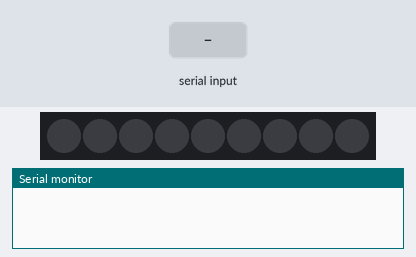
A program run on a simulated ESP32. On the bench: 9 RGB LEDs in strip order, left to right, the last lines printed to the serial monitor. The inputs (shaded band) are chosen by the test bench. Dim RGB values are drawn brighter than linear.

Above: at 1.2 s.
1.3 s: "Q" received over Serial
At 2.5 s:
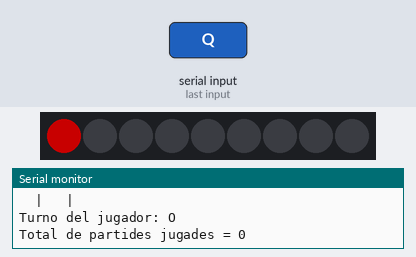
2.8 s: "W" received over Serial
At 3.9 s:
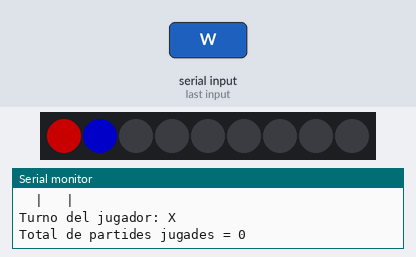
4.3 s: "E" received over Serial
At 5.0 s:
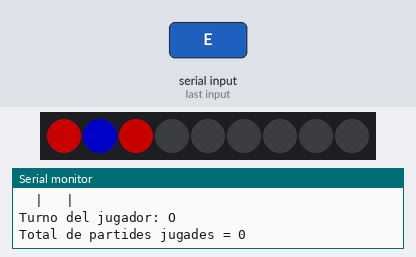
5.8 s: "A" received over Serial
At 6.2 s:
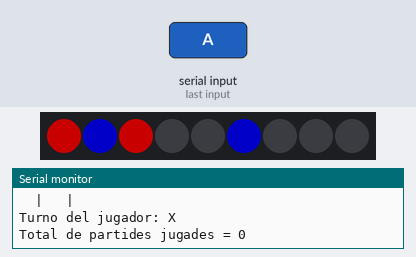
7.3 s: "S" received over Serial
At 8.5 s:
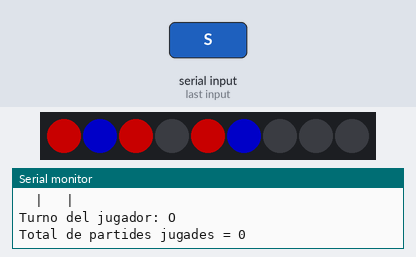
Timing chart, 0 to 9.8 s (numbered marks = the images above; inputs shaded):
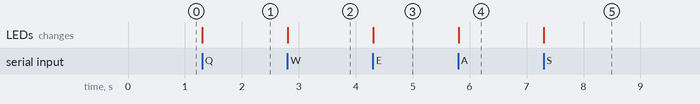

The program:

main.cpp
```cpp
#include <Arduino.h>
#include <FastLED.h>

#define DATA_PIN 5         // Pin de conexión de los LEDs
#define NUM_LEDS 9         // Número total de LEDs en la cadena

bool hayGanador();
void mostrarTablero();
int mirar_led(int fila, int columna);
void Tablero_terminal(char jugador);

static int totalpartides = 0;


CRGB leds[NUM_LEDS];

// Matriz para el tablero
char tablero[3][3] = {
	{' ', ' ', ' '},
	{' ', ' ', ' '},
	{' ', ' ', ' '}
};

// Variables para el estado del juego
bool juegoTerminado = false;
char jugadorActual = 'X';

void setup() {
	// Inicialización de los LED Neopixel
	FastLED.addLeds<WS2812B, DATA_PIN, GRB>(leds, NUM_LEDS);
	FastLED.setBrightness(100);  // Ajusta el brillo de los LED Neopixel


	// Mostrar el tablero vacío al inicio
	mostrarTablero();
	Serial.begin(115200);  // Inicializar la comunicación serial
}


void loop() {
	// Verificar si el juego ha terminado
	if (juegoTerminado) {
		return;  // Salir del bucle si el juego ha terminado
	}

	// Esperar a que el jugador ingrese una jugada
	if (Serial.available()) {
		char jugada = Serial.read();
		int fila, columna;

		// Asignar la fila y columna correspondientes a la jugada
		if (jugada == 'Q' || jugada == 'q') {
    fila = 0;
    columna = 0;
		} else if (jugada == 'W' || jugada == 'w') {
				fila = 0;
				columna = 1;
		} else if (jugada == 'E' || jugada == 'e') {
				fila = 0;
				columna = 2;
		} else if (jugada == 'A' || jugada == 'a') {
				fila = 1;
				columna = 0;
		} else if (jugada == 'S' || jugada == 's') {
				fila = 1;
				columna = 1;
		} else if (jugada == 'D' || jugada == 'd') {
				fila = 1;
				columna = 2;
		} else if (jugada == 'Z' || jugada == 'z') {
				fila = 2;
				columna = 0;
		} else if (jugada == 'X' || jugada == 'x') {
				fila = 2;
				columna = 1;
		} else if (jugada == 'C' || jugada == 'c') {
				fila = 2;
				columna = 2;
		} else {
				Serial.println("Jugada inválida");
				return;
		}


		// Verificar si la casilla está vacía
		if (tablero[fila][columna] != ' ') {
			Serial.println("Casilla ocupada");
			return;
		}

		// Realizar la jugada
		tablero[fila][columna] = jugadorActual;
		mostrarTablero();

		// Cambiar el turno del jugador
		if (jugadorActual == 'X')
			Tablero_terminal('O');
		else if (jugadorActual == 'O')
			Tablero_terminal('X');

			Serial.println();
			Serial.print("Total de partides jugades = ");
			Serial.println(totalpartides);

		// Verificar si hay un ganador
		if (hayGanador()) {
			Serial.print("¡Jugador ");
			Serial.print(jugadorActual);
			Serial.println(" ha ganado!");
			juegoTerminado = true;
			return;
		}

		jugadorActual = (jugadorActual == 'X') ? 'O' : 'X';

	}
}


//Funcio per a mostrar el tauler
void mostrarTablero()
{
	int indice;

	indice = 0;
	for (int fila = 0; fila < 3; fila++) {
		for (int columna = 0; columna < 3; columna++) {
			if (tablero[fila][columna] == 'X') {
				indice = mirar_led(fila, columna);
				leds[indice] = CRGB::Red;    // Color rojo para el jugador 1
			} else if (tablero[fila][columna] == 'O') {
				indice = mirar_led(fila, columna);
				leds[indice] = CRGB::Blue;   // Color azul para el jugador 2
			} else {
				indice = mirar_led(fila, columna);
				leds[indice] = CRGB::Black;  // LED apagado para casillas vacías
			}
		}
	}
	FastLED.show();
}

// Función para verificar si hay un ganador
bool hayGanador()
{
		// Verificar filas
		for (int fila = 0; fila < 3; fila++) {
			if (tablero[fila][0] != ' ' && tablero[fila][0] == tablero[fila][1] && tablero[fila][0] == tablero[fila][2]) {
				return true;
			}
		}
		// Verificar columnas
		for (int columna = 0; columna < 3; columna++) {
			if (tablero[0][columna] != ' ' && tablero[0][columna] == tablero[1][columna] && tablero[0][columna] == tablero[2][columna]) {
				return true;
			}
		}
		// Verificar diagonales
		if (tablero[0][0] != ' ' && tablero[0][0] == tablero[1][1] && tablero[0][0] == tablero[2][2]) {
			return true;
		}
		if (tablero[0][2] != ' ' && tablero[0][2] == tablero[1][1] && tablero[0][2] == tablero[2][0]) {
			return true;
		}
		return false;
}

int mirar_led(int fila, int columna)
{
	int indice;

	indice = 0;
	if (fila == 0 && columna == 0)
		indice = 0;
	else if (fila == 0 && columna == 1)
		indice = 1;
	else if (fila == 0 && columna == 2)
		indice = 2;
	else if (fila == 1 && columna == 2)
		indice = 3;
	else if (fila == 1 && columna == 1)
		indice = 4;
 	else if (fila == 1 && columna == 0)
		indice = 5;
	else if (fila == 2 && columna == 0)
		indice = 6;
	else if (fila == 2 && columna == 1)
		indice = 7;
	else if (fila == 2 && columna == 2)
		indice = 8;

	return (indice);
}

void Tablero_terminal(char jugador)
{
    for (int fila = 0; fila < 3; fila++) {
        for (int columna = 0; columna < 3; columna++) {
            Serial.print(tablero[fila][columna]);
            if (columna < 2) {
                Serial.print(" | ");
            }
        }
        Serial.println();
        if (fila < 2) {
            Serial.println("---------");
        }
    }
		Serial.println();
    Serial.print("Turno del jugador: ");
    Serial.println(jugador);
		Serial.println();
}
```

Measured:
- after the input at 1.3 s, the LEDs: change at once (image 1)
- after the input at 2.8 s, the LEDs: change at once (image 2)
- after the input at 4.3 s, the LEDs: change at once (image 3)
- after the input at 5.8 s, the LEDs: change at once (image 4)
- after the input at 7.3 s, the LEDs: change at once (image 5)
